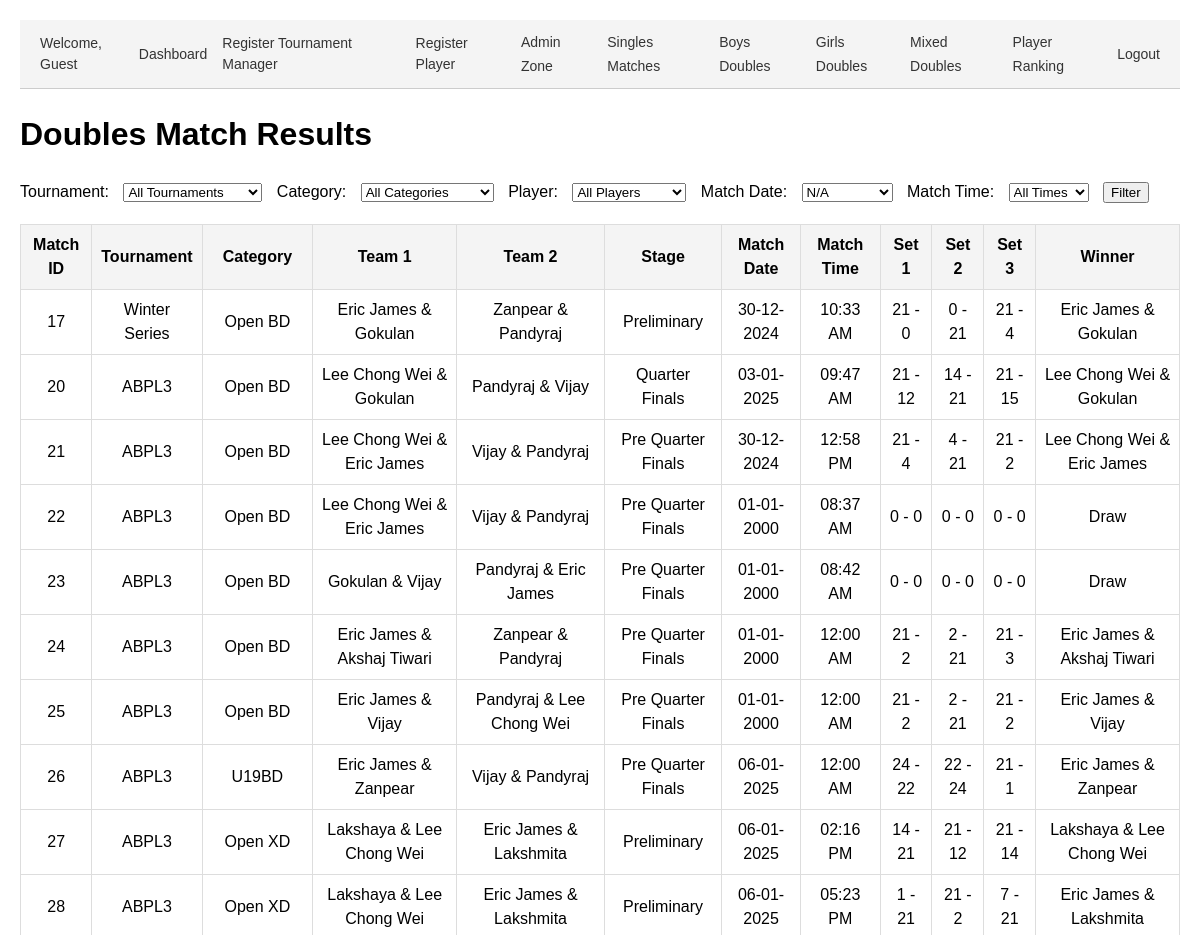
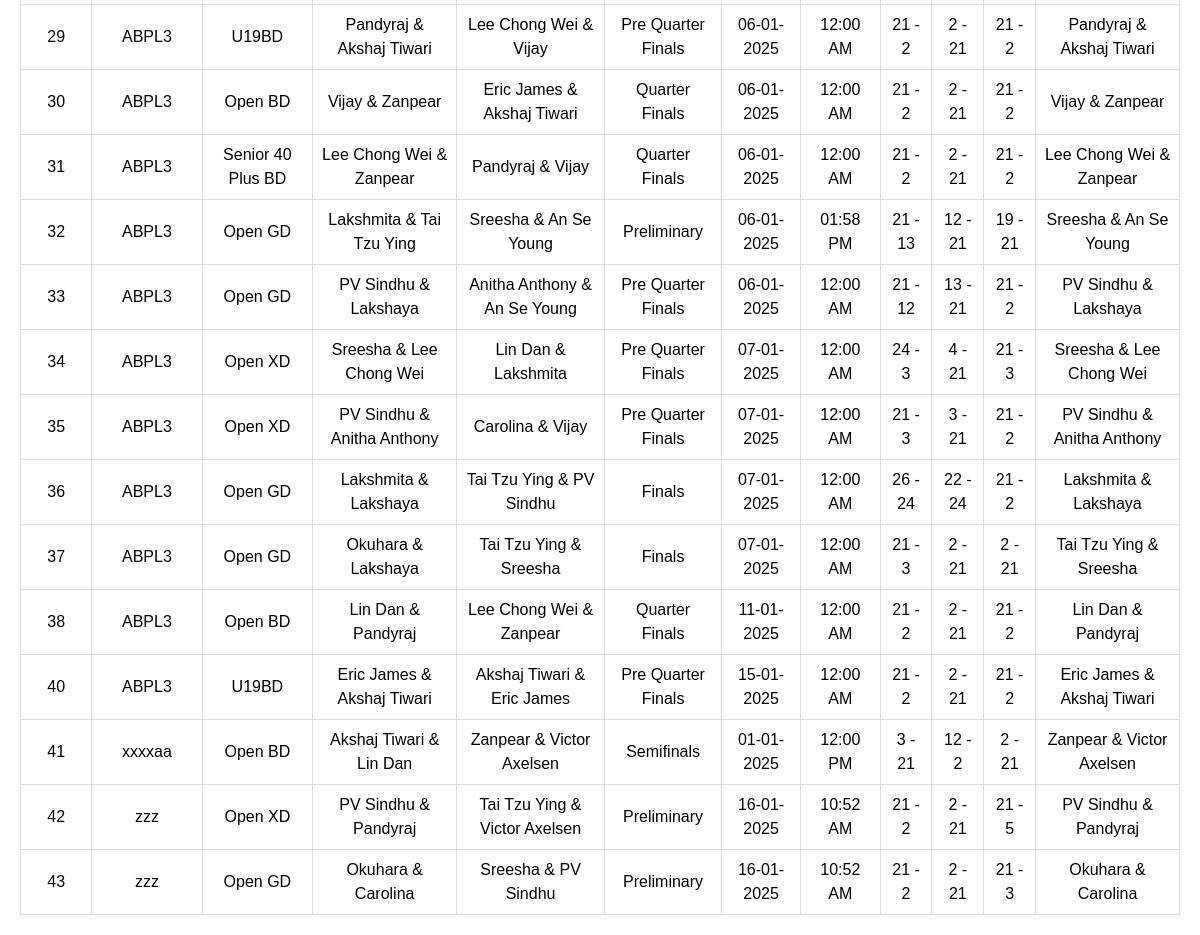
/results_doubles.php, run on an earlier commit of the app's database (2 pictures, top to bottom).
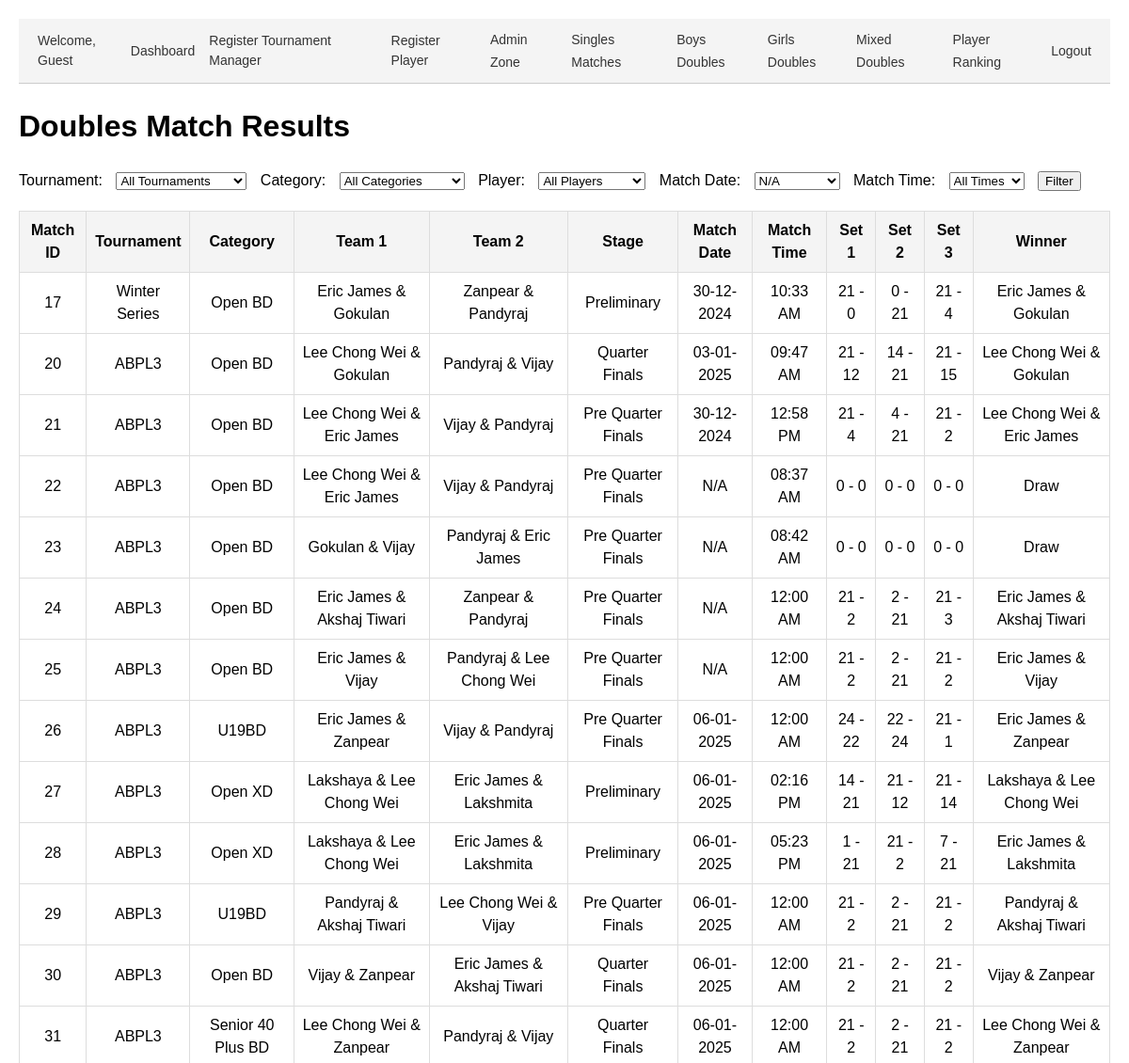
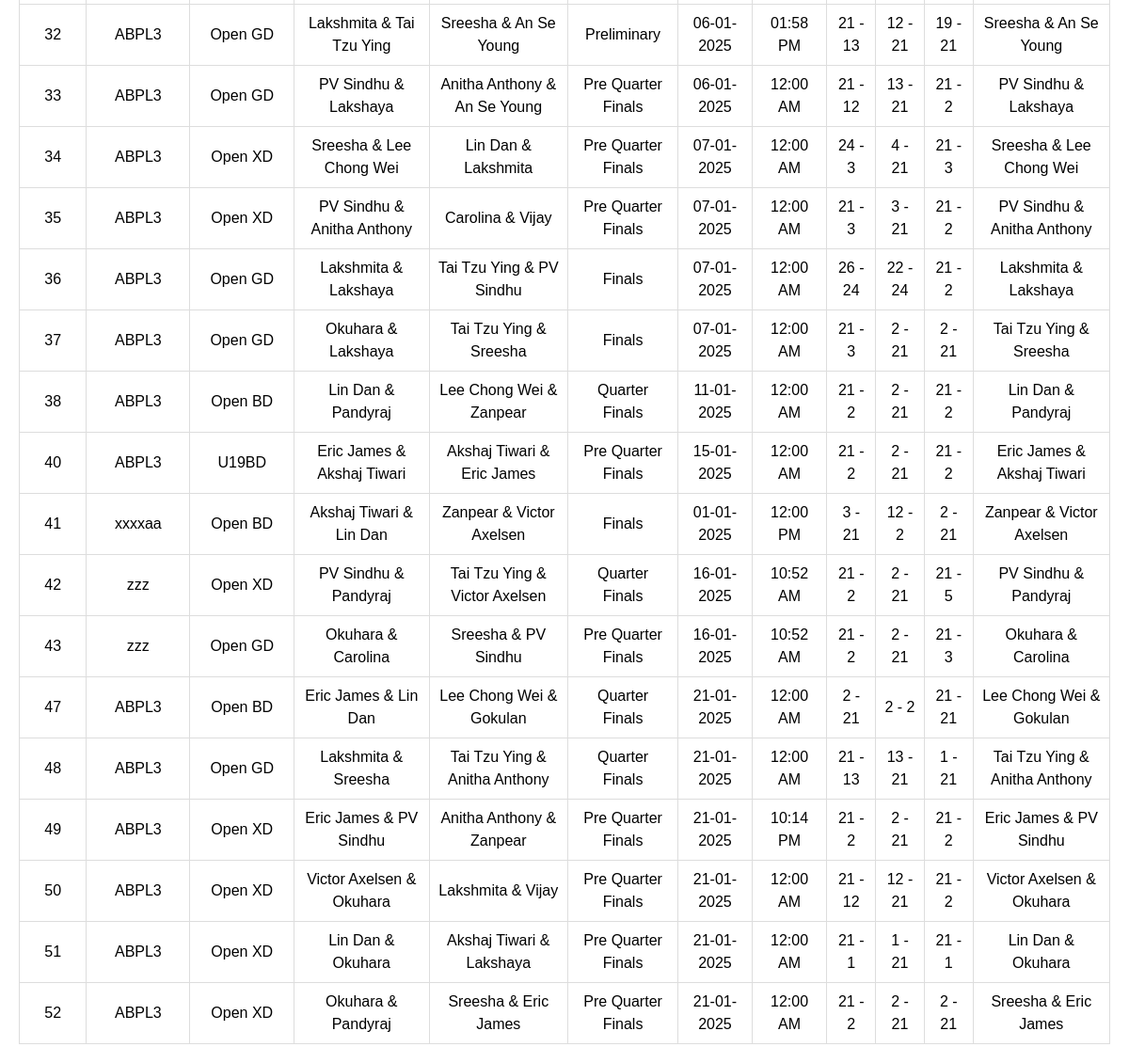
And on a later commit of the database (2 pictures, top to bottom).
### tables this page shows
CREATE TABLE `matches` (
  `id` int(11) NOT NULL,
  `tournament_id` int(11) NOT NULL,
  `category_id` int(11) NOT NULL,
  `pool` enum('A','B') DEFAULT NULL,
  `player1_id` int(11) DEFAULT NULL,
  `player2_id` int(11) DEFAULT NULL,
  `pre_quarter` tinyint(1) DEFAULT 0,
  `quarter` tinyint(1) DEFAULT 0,
  `semi` tinyint(1) DEFAULT 0,
  `final` tinyint(1) DEFAULT 0,
  `set1_player1_points` int(11) DEFAULT 0,
  `set1_player2_points` int(11) DEFAULT 0,
  `set2_player1_points` int(11) DEFAULT 0,
  `set2_player2_points` int(11) DEFAULT 0,
  `set3_player1_points` int(11) DEFAULT 0,
  `set3_player2_points` int(11) DEFAULT 0,
  `created_by` int(11) DEFAULT NULL,
  `stage` enum('Pre Quarter Finals','Quarter Finals','Semifinals','Finals','Preliminary') NOT NULL,
  `match_date` date DEFAULT NULL,
  `match_time` varchar(255) NOT NULL,
  `date` date DEFAULT NULL,
  `team1_player1_id` int(11) NOT NULL DEFAULT 0,
  `team1_player2_id` int(11) NOT NULL DEFAULT 0,
  `team2_player1_id` int(11) DEFAULT 0,
  `team2_player2_id` int(11) DEFAULT 0,
  `set1_team1_points` int(11) NOT NULL DEFAULT 0,
  `set1_team2_points` int(11) DEFAULT 0,
  `set2_team1_points` int(11) DEFAULT 0,
  `set2_team2_points` int(11) DEFAULT 0,
  `set3_team1_points` int(11) DEFAULT 0,
  `set3_team2_points` int(11) DEFAULT 0,
  `player3_id` int(11) DEFAULT NULL,
  `player4_id` int(11) DEFAULT NULL,
  `deleted_at` datetime DEFAULT NULL
);

CREATE TABLE `tournaments` (
  `id` int(11) NOT NULL,
  `name` varchar(255) NOT NULL,
  `created_by` int(11) DEFAULT NULL,
  `year` int(11) NOT NULL DEFAULT year(curdate()),
  `moderated_by` int(11) DEFAULT NULL
);

CREATE TABLE `categories` (
  `id` int(11) NOT NULL,
  `name` varchar(255) NOT NULL,
  `created_by` int(11) NOT NULL,
  `age_group` varchar(255) DEFAULT NULL,
  `sex` varchar(10) DEFAULT NULL,
  `type` enum('singles','doubles','mixed doubles') DEFAULT 'singles',
  `tournament_id` int(11) NOT NULL
);

### results_doubles.php (the view, shortened to what this page needs)
<?php include 'header.php'; ?>
<?php
require_once 'conn.php';
$conn = new mysqli($servername, $username, $password, $dbname);
$match_date = $_GET['match_date'] ?? '';
$dates = $conn->query("SELECT DISTINCT match_date FROM matches ORDER BY match_date");
$query = "
    SELECT
        m.id AS match_id,
        t.name AS tournament_name,
        c.name AS category_name,
        c.type AS category_type, /* Singles, Doubles, or Mixed Doubles */
        p1.name AS team1_player1_name,
        p2.name AS team1_player2_name,
        p3.name AS team2_player1_name,
        p4.name AS team2_player2_name,
        m.stage,
        m.match_date,
        m.match_time,
        m.set1_team1_points,
        m.set1_team2_points,
        m.set2_team1_points,
        m.set2_team2_points,
        m.set3_team1_points,
        m.set3_team2_points
    FROM matches m
    INNER JOIN tournaments t ON m.tournament_id = t.id
    INNER JOIN categories c ON m.category_id = c.id
    LEFT JOIN players p1 ON m.team1_player1_id = p1.id
    LEFT JOIN players p2 ON m.team1_player2_id = p2.id
    LEFT JOIN players p3 ON m.team2_player1_id = p3.id
    LEFT JOIN players p4 ON m.team2_player2_id = p4.id
    WHERE c.type IN ('doubles', 'mixed doubles')
";
$query .= " ORDER BY m.id";
$result = $conn->query($query);
?>
<!DOCTYPE html>
<html lang="en">
<head>
</head>
<body>
    <h1>Doubles Match Results</h1>
    <form method="get">
        <label for="tournament_id">Tournament:</label>
        <select name="tournament_id" id="tournament_id">
            <option value="">All Tournaments</option>
        </select>
        <label for="category_id">Category:</label>
        <select name="category_id" id="category_id">
            <option value="">All Categories</option>
        </select>
        <label for="player_id">Player:</label>
        <select name="player_id" id="player_id">
            <option value="">All Players</option>
        </select>
        <label for="match_date">Match Date:</label>
        <select name="match_date" id="match_date">
            <?php while ($row = $dates->fetch_assoc()): ?>
                <option value="<?= $row['match_date'] ?>" <?= $match_date == $row['match_date'] ? 'selected' : '' ?>>
                    <?= $row['match_date'] ? date("d-m-Y", strtotime($row['match_date'])) : 'N/A' ?>
                </option>
            <?php endwhile; ?>
        </select>
        <label for="datetime">Match Time:</label>
        <select name="datetime" id="datetime">
            <option value="">All Times</option>
        </select>
        <button type="submit">Filter</button>
    </form>
    <?php if ($result->num_rows > 0): ?>
        <table>
            <tr>
                <th>Match ID</th>
                <th>Tournament</th>
                <th>Category</th>
                <th>Team 1</th>
                <th>Team 2</th>
                <th>Stage</th>
                <th>Match Date</th>
                <th>Match Time</th>
                <th>Set 1</th>
                <th>Set 2</th>
                <th>Set 3</th>
                <th>Winner</th>
            </tr>
            <?php while ($row = $result->fetch_assoc()):
                $team1 = $row['team1_player1_name'] . " & " . $row['team1_player2_name'];
                $team2 = $row['team2_player1_name'] . " & " . $row['team2_player2_name'];
                $team1_total = $row['set1_team1_points'] + $row['set2_team1_points'] + $row['set3_team1_points'];
                $team2_total = $row['set1_team2_points'] + $row['set2_team2_points'] + $row['set3_team2_points'];
                $winner = $team1_total > $team2_total ? $team1 : ($team1_total < $team2_total ? $team2 : 'Draw');
            ?>
                <tr>
                    <td><?= $row['match_id'] ?></td>
                    <td><?= $row['tournament_name'] ?></td>
                    <td><?= $row['category_name'] ?></td>
                    <td><?= $team1 ?></td>
                    <td><?= $team2 ?></td>
                    <td><?= $row['stage'] ?></td>
                    <td><?= $row['match_date'] ? date("d-m-Y", strtotime($row['match_date'])) : 'N/A' ?></td>
                    <td><?= $row['match_time'] ? date("h:i A", strtotime($row['match_time'])) : 'N/A' ?></td>
                    <td><?= $row['set1_team1_points'] . ' - ' . $row['set1_team2_points'] ?></td>
                    <td><?= $row['set2_team1_points'] . ' - ' . $row['set2_team2_points'] ?></td>
                    <td><?= $row['set3_team1_points'] . ' - ' . $row['set3_team2_points'] ?></td>
                    <td><?= $winner ?></td>
                </tr>
            <?php endwhile; ?>
        </table>
    <?php else: ?>
        <p>No matches found for the selected filters.</p>
    <?php endif; ?>
</body>
</html>

What changed in the data, as far as the page shows it:
changed matches "08:37 AM": match_date "01-01-2000" → (not shown); now shows "N/A"
changed matches "08:42 AM": match_date "01-01-2000" → (not shown); now shows "N/A"
changed matches id 24: match_date "01-01-2000" → (not shown); now shows "N/A"
changed matches id 25: match_date "01-01-2000" → (not shown); now shows "N/A"
changed matches "12:00 PM": stage "Semifinals" → "Finals"
changed matches id 42: stage "Preliminary" → "Quarter Finals"
changed matches id 43: stage "Preliminary" → "Pre Quarter Finals"
now on this page (row edited): matches: id "47", tournament.name "ABPL3", category.name "Open BD", team1 "Eric James & Lin Dan", team2 "Lee Chong Wei & Gokulan", stage "Quarter Finals", match_date "21-01-2025", match_time "12:00 AM", set1_team1_points "2", set1_team2_points "21", set2_team1_points "2", set2_team2_points "2", set3_team1_points "21", set3_team2_points "21", winner "Lee Chong Wei & Gokulan"
now on this page (row edited): matches: id "48", tournament.name "ABPL3", category.name "Open GD", team1 "Lakshmita & Sreesha", team2 "Tai Tzu Ying & Anitha Anthony", stage "Quarter Finals", match_date "21-01-2025", match_time "12:00 AM", set1_team1_points "21", set1_team2_points "13", set2_team1_points "13", set2_team2_points "21", set3_team1_points "1", set3_team2_points "21", winner "Tai Tzu Ying & Anitha Anthony"
now on this page (row edited): matches: id "49", tournament.name "ABPL3", category.name "Open XD", team1 "Eric James & PV Sindhu", team2 "Anitha Anthony & Zanpear", stage "Pre Quarter Finals", match_date "21-01-2025", match_time "10:14 PM", set1_team1_points "21", set1_team2_points "2", set2_team1_points "2", set2_team2_points "21", set3_team1_points "21", set3_team2_points "2", winner "Eric James & PV Sindhu"
now on this page (row edited): matches: id "50", tournament.name "ABPL3", category.name "Open XD", team1 "Victor Axelsen & Okuhara", team2 "Lakshmita & Vijay", stage "Pre Quarter Finals", match_date "21-01-2025", match_time "12:00 AM", set1_team1_points "21", set1_team2_points "12", set2_team1_points "12", set2_team2_points "21", set3_team1_points "21", set3_team2_points "2", winner "Victor Axelsen & Okuhara"
now on this page (row edited): matches: id "51", tournament.name "ABPL3", category.name "Open XD", team1 "Lin Dan & Okuhara", team2 "Akshaj Tiwari & Lakshaya", stage "Pre Quarter Finals", match_date "21-01-2025", match_time "12:00 AM", set1_team1_points "21", set1_team2_points "1", set2_team1_points "1", set2_team2_points "21", set3_team1_points "21", set3_team2_points "1", winner "Lin Dan & Okuhara"
now on this page (row edited): matches: id "52", tournament.name "ABPL3", category.name "Open XD", team1 "Okuhara & Pandyraj", team2 "Sreesha & Eric James", stage "Pre Quarter Finals", match_date "21-01-2025", match_time "12:00 AM", set1_team1_points "21", set1_team2_points "2", set2_team1_points "2", set2_team2_points "21", set3_team1_points "2", set3_team2_points "21", winner "Sreesha & Eric James"
